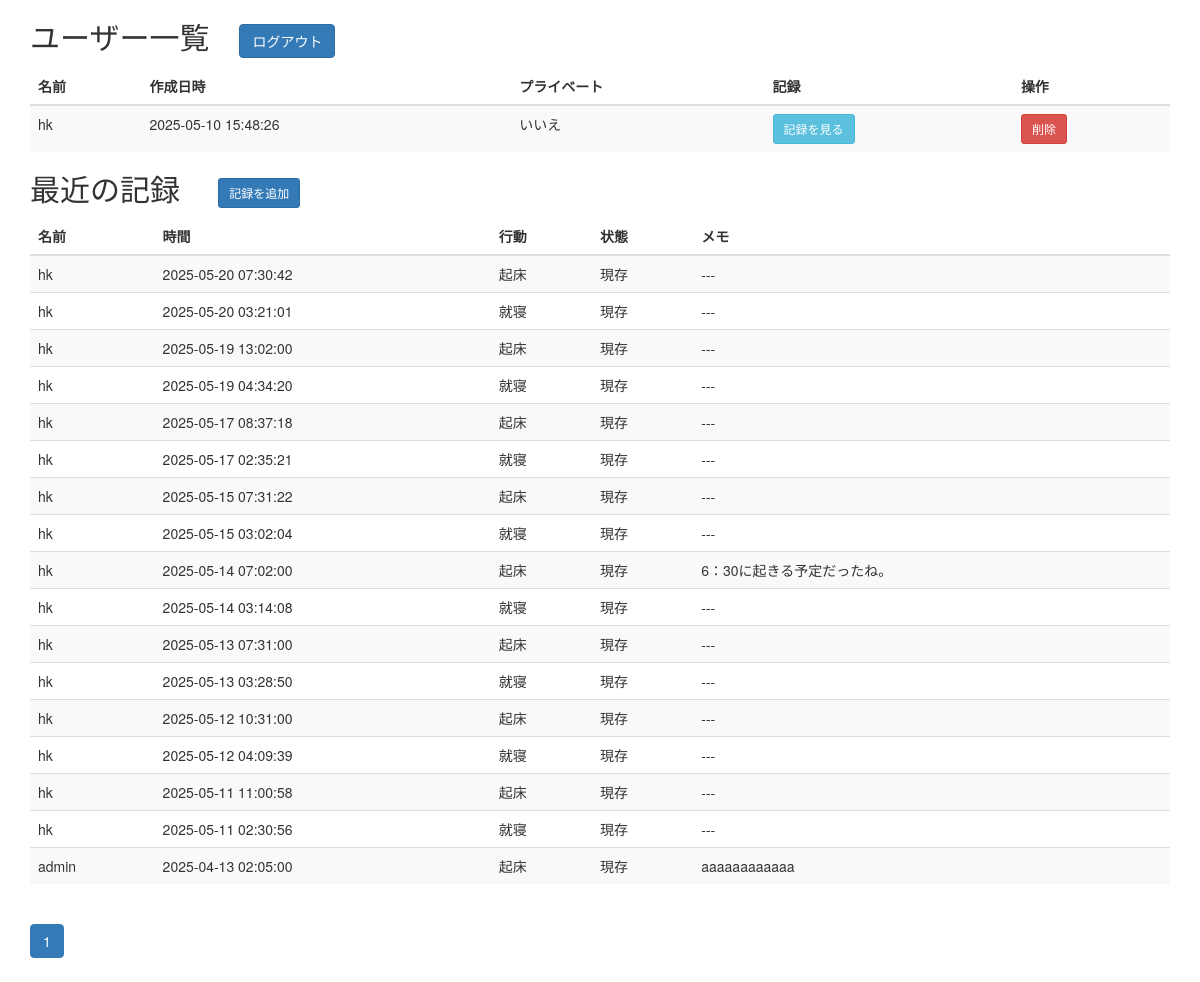
Page /admin_dashboard (signed in) on the committed database.
### tables this page shows
CREATE TABLE users (
        id INTEGER PRIMARY KEY,
        username TEXT UNIQUE NOT NULL,
        password TEXT NOT NULL,
        is_admin BOOLEAN DEFAULT 0,
        is_private BOOLEAN DEFAULT 0,
        created_at DATETIME DEFAULT CURRENT_TIMESTAMP
                );

CREATE TABLE records (
        id INTEGER PRIMARY KEY,
        user_id INTEGER NOT NULL,
        action TEXT NOT NULL,
        timestamp TEXT NOT NULL,
        memo TEXT,
        is_deleted BOOLEAN DEFAULT 0,
        likes_count INTEGER DEFAULT 0,
        is_private BOOLEAN DEFAULT 0,
        FOREIGN KEY(user_id) REFERENCES users(id)
                );

### attendance_system/app.py (the view)
@app.route('/admin_dashboard')
@admin_required
def admin_dashboard():
    page = request.args.get('page', 1, type=int)
    per_page = 20
    offset = (page - 1) * per_page
    with get_db_connection() as conn:
        users = conn.execute(
            "SELECT id, username, created_at, is_private "
            "FROM users WHERE is_admin = 0 "
            "ORDER BY created_at DESC"
        ).fetchall()
        total_records = conn.execute('''
        SELECT COUNT(*) FROM records
        ''').fetchone()[0]
        records = conn.execute('''
        SELECT r.*, u.username, u.is_private,
        strftime('%Y-%m-%d %H:%M:%S', datetime(r.timestamp, '+9 hours')) as formatted_time
        FROM records r
        JOIN users u ON r.user_id = u.id
        ORDER BY r.timestamp DESC
        LIMIT ? OFFSET ?
        ''', (per_page, offset)).fetchall()
        total_pages = (total_records + per_page - 1) // per_page
        return render_template("admin_dashboard.html",
                              users=users,
                              records=records,
                              page=page,
                              total_pages=total_pages)

### attendance_system/app.py (called while the page is built, shortened)
def ensure_db_directory_exists():
    db_dir = os.path.dirname(DATABASE_PATH)
    if not os.path.exists(db_dir):
        os.makedirs(db_dir)

def get_db_connection():
    ensure_db_directory_exists()
    conn = sqlite3.connect(DATABASE_PATH)
    conn.row_factory = sqlite3.Row
    conn.execute("PRAGMA foreign_keys = ON")
    return conn

def admin_required(f):
    @wraps(f)
    def decorated_function(*args, **kwargs):
        if 'user_id' not in session or not session.get('is_admin'):
            flash('管理者権限が必要です。', 'error')
            return redirect(url_for('login'))
        return f(*args, **kwargs)
    return decorated_function

### attendance_system/templates/admin_dashboard.html (shortened to what this page needs)
{% extends "bootstrap/base.html" %}
{% block content %}
<div class="container">
  <h2>ユーザー一覧　<a href="{{ url_for('logout') }}" class="btn btn-primary mb-3">ログアウト</a></h2>
  <table class="table table-striped">
    <thead>
      <tr>
        <th>名前</th>
        <th>作成日時</th>
        <th>プライベート</th>
        <th>記録</th>
        <th>操作</th>
      </tr>
    </thead>
    <tbody>
      {% for user in users %}
      <tr>
        <td>{{ user.username }}</td>
        <td>{{ user.created_at }}</td>
        <td>{% if user.is_private %}<span class="badge badge-warning">はい</span>{% else %}いいえ{% endif %}</td>
        <td><a href="{{ url_for('admin_user_records', user_id=user.id) }}" class="btn btn-sm btn-info">記録を見る</a></td>
        <td>
          {% if not user.is_admin %}
          <form action="{{ url_for('delete_user', user_id=user.id) }}" method="post" onsubmit="return confirm('本当にこのユーザーを削除しますか？この操作は元に戻せません。');">
            <button type="submit" class="btn btn-danger btn-sm">削除</button>
          </form>
          {% else %}
          管理者
          {% endif %}
        </td>
      </tr>
      {% endfor %}
    </tbody>
  </table>
  <h2>最近の記録
      <a href="{{ url_for('admin_add_record') }}" class="btn btn-primary btn-sm ml-3">記録を追加</a>
  </h2>
  <table class="table table-striped">
    <thead>
      <tr>
        <th>名前</th>
        <th>時間</th>
        <th>行動</th>
        <th>状態</th>
        <th>メモ</th>
      </tr>
    </thead>
    <tbody>
      {% for record in records %}
      <tr>
        <td>{{ record.username }} {% if record.is_private %}<span class="badge badge-warning">プライベート</span>{% endif %}</td>
        <td>{{ record.formatted_time }}</td>
        <td>{% if record.action == 'wake_up' %} 起床 {% elif record.action == 'sleep' %} 就寝 {% else %} {{ record.action }} {% endif %}</td>
        <td>{% if record.is_deleted %} 削除済み {% else %} 現存 {% endif %}</td>
        <td>{{ record.memo if record.memo else '---' }}</td>
      </tr>
      {% endfor %}
    </tbody>
  </table>
  <nav aria-label="ページネーション">
    <ul class="pagination">
      {% for i in range(1, total_pages + 1) %}
      <li class="page-item {% if i == page %}active{% endif %}">
        <a class="page-link" href="{{ url_for('admin_dashboard', page=i) }}">{{ i }}</a>
      </li>
      {% endfor %}
    </ul>
  </nav>
</div>
{% endblock %}

### rows in the picture
users: username "hk", created_at "2025-05-10 15:48:26", is_private "いいえ"
records: username "hk", formatted_time "2025-05-20 07:30:42", action "起床", is_deleted "現存", memo "---"
records: username "hk", formatted_time "2025-05-20 03:21:01", action "就寝", is_deleted "現存", memo "---"
records: username "hk", formatted_time "2025-05-19 13:02:00", action "起床", is_deleted "現存", memo "---"
records: username "hk", formatted_time "2025-05-19 04:34:20", action "就寝", is_deleted "現存", memo "---"
records: username "hk", formatted_time "2025-05-17 08:37:18", action "起床", is_deleted "現存", memo "---"
records: username "hk", formatted_time "2025-05-17 02:35:21", action "就寝", is_deleted "現存", memo "---"
records: username "hk", formatted_time "2025-05-15 07:31:22", action "起床", is_deleted "現存", memo "---"
records: username "hk", formatted_time "2025-05-15 03:02:04", action "就寝", is_deleted "現存", memo "---"
records: username "hk", formatted_time "2025-05-14 07:02:00", action "起床", is_deleted "現存", memo "6：30に起きる予定だったね。"
records: username "hk", formatted_time "2025-05-14 03:14:08", action "就寝", is_deleted "現存", memo "---"
records: username "hk", formatted_time "2025-05-13 07:31:00", action "起床", is_deleted "現存", memo "---"
records: username "hk", formatted_time "2025-05-13 03:28:50", action "就寝", is_deleted "現存", memo "---"
records: username "hk", formatted_time "2025-05-12 10:31:00", action "起床", is_deleted "現存", memo "---"
records: username "hk", formatted_time "2025-05-12 04:09:39", action "就寝", is_deleted "現存", memo "---"
records: username "hk", formatted_time "2025-05-11 11:00:58", action "起床", is_deleted "現存", memo "---"
records: username "hk", formatted_time "2025-05-11 02:30:56", action "就寝", is_deleted "現存", memo "---"
records: username "admin", formatted_time "2025-04-13 02:05:00", action "起床", is_deleted "現存", memo "aaaaaaaaaaaa"

### other values in the picture
{{ i }} "1"
